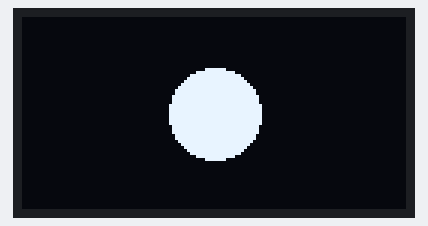
Bench run of a program on a simulated ESP32. Shown: 128×64 one-colour display. The display library's start-up logo is not drawn; nothing arrives over Bluetooth unless stated; what the program prints to the serial monitor is not drawn.

Above: at 4.2 s.
At 6.4 s:
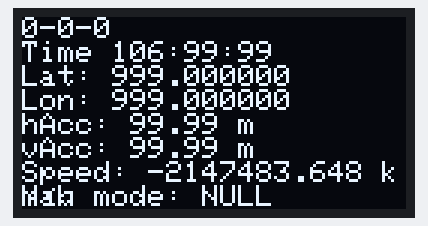

Measured:
- what the display in image 0 shows lasts 2.2 s, from 4.1 s to 6.3 s

The program:

main.cpp
```cpp
/*
Code test kết nối serial bluetooth giữa ESP32 với SimpleRTK2B.
ESP32 sử dụng cổng hardware serial với chân RX là 16, chân TX là 17; kết nối với cổng UART1 của Zed-F9P
*/
#define MAIN_MODE //TEST_MODE - MAIN_MODE
#ifdef MAIN_MODE
#include <Arduino.h>
#include <Wire.h>
#include "Adafruit_SSD1306.h"
#include "PUBX_Parse.h"
#define SCREEN_WIDTH 128
#define SCREEN_HEIGHT 64
#define OLED_RST -1
const uint8_t oled_addr = 0x3C;
Adafruit_SSD1306 oled_display(SCREEN_WIDTH, SCREEN_HEIGHT, &Wire, OLED_RST);

// Khai báo Hardware serial và Bluetooth buffers
#include "BluetoothSerial.h"
HardwareSerial GNSS(2);
BluetoothSerial Serial_BT;
#define RX2 16
#define TX2 17
#define SERIAL_SIZE_BUFFER 16384 //Khai báo buffer lớn
uint8_t r_buffer[SERIAL_SIZE_BUFFER]; //buffer for reading Zed-F9P
uint8_t w_buffer[SERIAL_SIZE_BUFFER]; //buffer for writing Zed-F9P

//Global variables
uint8_t unit_MAC_address[6]; //MAC address in BT broadcast
char device_name[20]; //the serial string that is broadcast
bool in_test_mode = false; // use to retrafic Bluetooth while in test
 //Buffer for NMEA processing
char NMEA_buffer[120];
PUBX nmea(NMEA_buffer, sizeof(NMEA_buffer));
//Khai báo nguyên mẫu hàm:
// Hàm khởi tạo bluetooth
void beginBT();
// Hàm callback khi có sự kiện ngắt bluetooth
void btCallback(esp_spp_cb_event_t event, esp_spp_cb_param_t *param);
// Hàm khởi động bluetooth
bool startBluetooth();
// Tác vụ ghi dữ liệu vào F9P
void F9PSerialWriteTask(void *e);
// Tác vụ đọc dữ liệu từ F9P
void F9PSerialReadTask(void *e);
void setup() {
  // put your setup code here, to run once:
  Serial.begin(115200); //Uart0 for programming and debugging
  Serial.setRxBufferSize(SERIAL_SIZE_BUFFER);
  Serial.setTimeout(1);
  GNSS.begin(115200);
  GNSS.setRxBufferSize(SERIAL_SIZE_BUFFER);
  GNSS.setTimeout(1);
  beginBT();
  oled_display.begin(SSD1306_SWITCHCAPVCC, oled_addr);
  oled_display.display();
  delay(2000);
  oled_display.clearDisplay();
  oled_display.drawPixel(10, 10, WHITE);
  oled_display.display();
  delay(2000);
  oled_display.clearDisplay();
  oled_display.setCursor(0, 32);
  oled_display.fillCircle(64, 32, 15, WHITE);
  oled_display.display();
  delay(2000);
  oled_display.clearDisplay();
  oled_display.setTextSize(1);
  oled_display.setTextColor(WHITE);
}

void loop() {
  // put your main code here, to run repeatedly:
  delay(200);
  /*
  Serial.print("Num of satellite: ");
  Serial.println(nmea.getNumSatellites());
  Serial.print("HDOP: ");
  Serial.println(nmea.getHDOP()/10., 1);
  Serial.print("Latitude (deg): ");
  Serial.println(nmea.getLatitude() / 1000000., 6);
  Serial.print("Longitude (deg): ");
  Serial.println(nmea.getLongitude() / 1000000., 6);
  */
  oled_display.clearDisplay();
  oled_display.setCursor(0, 0);
  oled_display.printf("%d-%d-%d", nmea.getYear(), nmea.getMonth(), nmea.getDay());
  oled_display.setCursor(0, 8);
  oled_display.printf("Time %d:%d:%d", nmea.getHour()+7, nmea.getMinute(), nmea.getSecond());
  oled_display.setCursor(0, 16);
  oled_display.printf("Lat: %.6f", nmea.getLatitude()/1000000.0);
  oled_display.setCursor(0, 24);
  oled_display.printf("Lon: %.6f", nmea.getLongitude()/1000000.0);
  oled_display.setCursor(0, 32);
  oled_display.printf("hAcc: %.2f m", nmea.getHorizontalAccuracy()/100.0);
  oled_display.setCursor(0, 40);
  oled_display.printf("vAcc: %.2f m", nmea.getVerticalAccuracy()/100.0);
  oled_display.setCursor(0, 48);
  oled_display.printf("Speed: %.3f km/h", nmea.getSpeed()/1000.0);
  oled_display.setCursor(0, 56);
  oled_display.printf("Nav mode: NULL");
  oled_display.display();
}

//Get MAC, start radio
void beginBT()
{
  //Get unit MAC address
  esp_read_mac(unit_MAC_address, ESP_MAC_WIFI_STA);
  unit_MAC_address[5] += 2; //Convert MAC address to Bluetooth MAC (add 2): https://docs.espressif.com/projects/esp-idf/en/latest/esp32/api-reference/system/system.html#mac-address

  Serial_BT.register_callback(btCallback);
  if (startBluetooth() == false)
  {
    Serial.println("An error occurred initializing Bluetooth");
  }
  else
  {
    //do nothing
  }
}

//Call back for when BT connection event happens (connected/disconnect)
//Used for updating the bluetoothState state machine
void btCallback(esp_spp_cb_event_t event, esp_spp_cb_param_t *param) {
  if (event == ESP_SPP_SRV_OPEN_EVT) {
    Serial.println("Client Connected");
  }

  if (event == ESP_SPP_CLOSE_EVT ) {
    Serial.println("Client disconnected");
    Serial_BT.end();
    Serial_BT.begin(device_name);
  }
}

bool startBluetooth() {
  sprintf(device_name,"IMET RTK rover -%02X%02X", unit_MAC_address[4], unit_MAC_address[5]);
  if (Serial_BT.begin(device_name) == false) {
    return (false);
  }
  Serial.print("Bluetooth broadcasting as: ");
  Serial.println(device_name);
  //Start task for handling incomming and outgoing BT bytes to/from Zed-F9p
  xTaskCreate(F9PSerialReadTask, "F9Read", 10000, NULL, 0, NULL);
  xTaskCreate(F9PSerialWriteTask, "F9Write", 10000, NULL, 0, NULL);

  Serial_BT.setTimeout(1);

  return (true);
}

//If the phone has any new data (NTRIP RTCM, etc), read it in over Bluetooth and pass along to ZED
//Task for writing to the GNSS receiver
void F9PSerialWriteTask(void *e)
{
  while (true)
  {
    //Receive corrections from either the ESP32 USB or bluetooth
    //and write to the GPS
        if (Serial.available())
        {
          auto s = Serial.readBytes(w_buffer, SERIAL_SIZE_BUFFER);
          GNSS.write(w_buffer, s);
        }

    if (Serial_BT.available())
    {
      while (Serial_BT.available())
      {
        if (in_test_mode == false)
        {
          //Pass bytes tp GNSS receiver
          auto s = Serial_BT.readBytes(w_buffer, SERIAL_SIZE_BUFFER);
          GNSS.write(w_buffer, s);
        }
        else
        {
          Serial.printf("I heard: %c\n", Serial_BT.read());
        }
      }
    }

    taskYIELD();
  }
}

//If the ZED has any new NMEA data, pass it out over Bluetooth
//Task for reading data from the GNSS receiver.
void F9PSerialReadTask(void *e)
{
  while (true)
  {
    if (GNSS.available())
    {
      auto s = GNSS.readBytes(r_buffer, SERIAL_SIZE_BUFFER);
      //debug
      //Serial.printf("Buffer length = %d\r\n", s);
      //Pass the stream to NMEA processor
      uint16_t iter;
      for (iter = 0; iter < s; iter++) {
        nmea.process(r_buffer[iter]);
      }
      //end
    if (Serial_BT.connected())
      {
        Serial_BT.write(r_buffer, s);
      }
    }
    taskYIELD();
  }
}
#endif

#ifdef TEST_MODE
//Test the oled display
//The oled display use I2C interface with: SDA pin is connected to GPIO21; SCL pin connected to GPIO22
#include <Arduino.h>
#include <Wire.h>
#include "Adafruit_SSD1306.h"
#include "PUBX_Parse.h"
#define SCREEN_WIDTH 128
#define SCREEN_HEIGHT 64
#define OLED_RST -1
const uint8_t oled_addr = 0x3C;
Adafruit_SSD1306 oled_display(SCREEN_WIDTH, SCREEN_HEIGHT, &Wire, OLED_RST);

//Serial for F9P
HardwareSerial GNSS(2);
#define RX2 16
#define TX2 17
#define SERIAL_SIZE_BUFFER 16384 //Khai báo buffer lớn
uint8_t r_buffer[SERIAL_SIZE_BUFFER]; //buffer for reading Zed-F9P
uint8_t w_buffer[SERIAL_SIZE_BUFFER]; //buffer for writing Zed-F9P

 //Buffer for NMEA processing
char NMEA_buffer[120];
PUBX nmea(NMEA_buffer, sizeof(NMEA_buffer));
void F9PSerialReadTask(void *e);
void setup() {
  // put your setup code here, to run once:
  Serial.begin(115200); //Uart0 for programming and debugging
  Serial.setRxBufferSize(SERIAL_SIZE_BUFFER);
  Serial.setTimeout(1);
  GNSS.begin(115200);
  GNSS.setRxBufferSize(SERIAL_SIZE_BUFFER);
  GNSS.setTimeout(1);
  oled_display.begin(SSD1306_SWITCHCAPVCC, oled_addr);
  oled_display.display();
  delay(2000);
  oled_display.clearDisplay();
  oled_display.drawPixel(10, 10, WHITE);
  oled_display.display();
  delay(2000);
  oled_display.clearDisplay();
  oled_display.setCursor(0, 32);
  oled_display.fillCircle(64, 32, 15, WHITE);
  oled_display.display();
  delay(2000);
  oled_display.clearDisplay();
  oled_display.setTextSize(1);
  oled_display.setTextColor(WHITE);
  oled_display.setCursor(0, 0);
  oled_display.printf("2021-03-30");
  oled_display.setCursor(0, 8);
  oled_display.printf("Time 11:11:11");
  oled_display.setCursor(0, 16);
  oled_display.printf("Lat: 20.916743");
  oled_display.setCursor(0, 24);
  oled_display.printf("Lon: 105.3256336");
  oled_display.setCursor(0, 32);
  oled_display.printf("HAcc: 0.1m");
  oled_display.setCursor(0, 40);
  oled_display.printf("VAcc: 0.2m");
  oled_display.setCursor(0, 48);
  oled_display.printf("Speed: 0.3 km/h");
  oled_display.setCursor(0, 56);
  oled_display.printf("Nav mode: RTK Float");
  oled_display.display();
  delay(5000);
  oled_display.clearDisplay();
  xTaskCreate(F9PSerialReadTask, "F9Read", 10000, NULL, 0, NULL);
}

void loop() {

  // put your main code here, to run repeatedly:
  delay(200);
  oled_display.clearDisplay();
  oled_display.setCursor(0, 0);
  oled_display.printf("%d-%d-%d", nmea.getYear(), nmea.getMonth(), nmea.getDay());
  oled_display.setCursor(0, 8);
  oled_display.printf("Time %d:%d:%d", nmea.getHour()+7, nmea.getMinute(), nmea.getSecond());
  oled_display.setCursor(0, 16);
  oled_display.printf("Lat: %.6f", nmea.getLatitude()/1000000.0);
  oled_display.setCursor(0, 24);
  oled_display.printf("Lon: %.6f", nmea.getLongitude()/1000000.0);
  oled_display.setCursor(0, 32);
  oled_display.printf("HAcc: %.1f m", nmea.getHorizontalAccuracy()/10.0);
  oled_display.setCursor(0, 40);
  oled_display.printf("VAcc: %.1f m", nmea.getVerticalAccuracy()/10.0);
  oled_display.setCursor(0, 48);
  oled_display.printf("Speed: %.3f km/h", nmea.getSpeed()*1.85/1000);
  oled_display.setCursor(0, 56);
  oled_display.printf("Nav mode: NULL");
  oled_display.display();
}

void F9PSerialReadTask(void *e)
{
  while (true)
  {
    if (GNSS.available())
    {
      auto s = GNSS.readBytes(r_buffer, SERIAL_SIZE_BUFFER);
      //debug
      //Serial.printf("Buffer length = %d\r\n", s);
      //Pass the stream to NMEA processor
      uint16_t iter;
      for (iter = 0; iter < s; iter++) {
        nmea.process(r_buffer[iter]);
      }
      //end
    }
    taskYIELD();
  }
}
#endif
```
